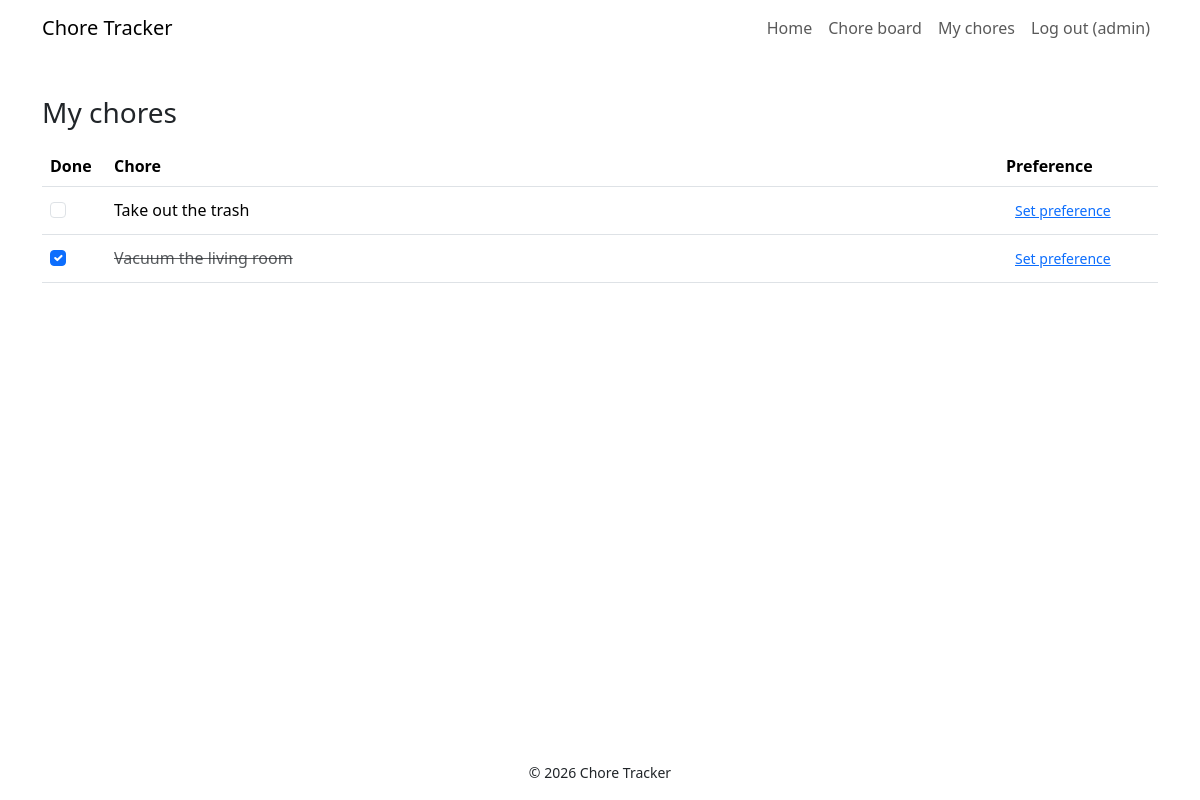
Before: /mychores (signed in) with the older database file.
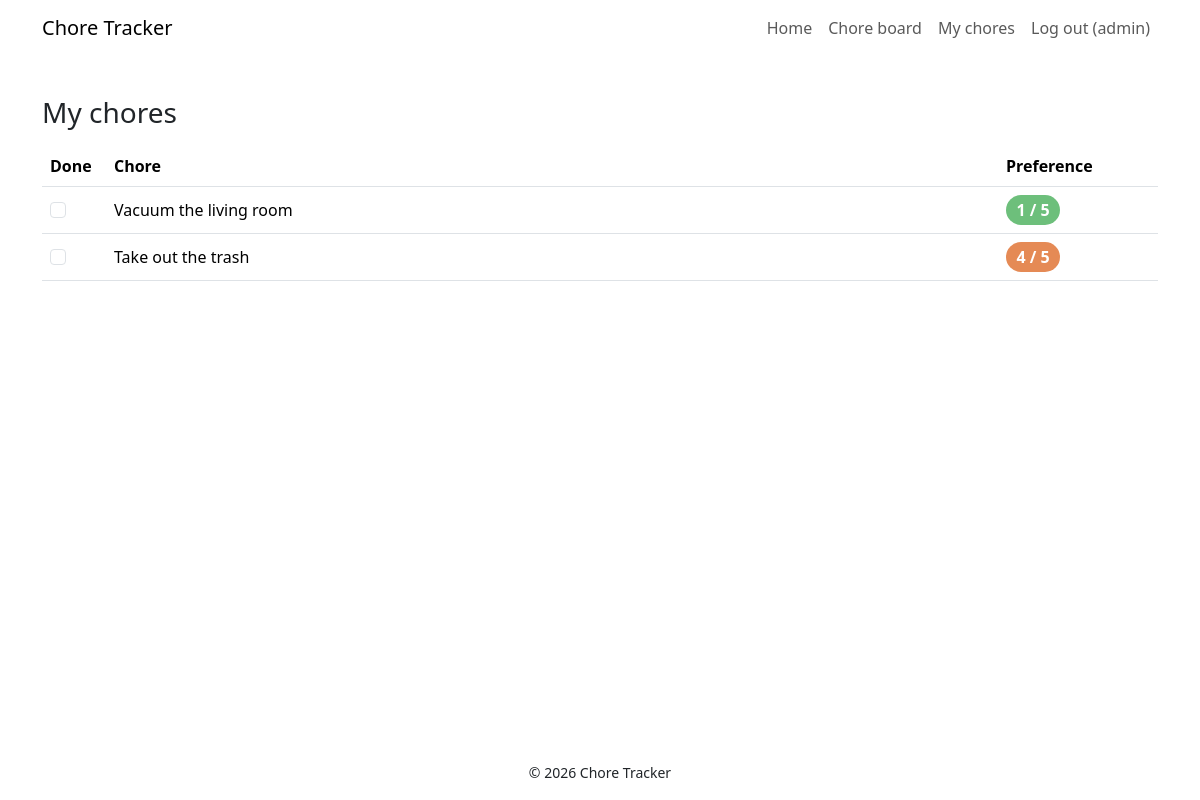
After: the same page with the newer database file.
### app.py (models this page shows)
class Chore(db.Model):
    id = db.Column(db.Integer, primary_key=True)
    title = db.Column(db.String(100), nullable=False)
    done = db.Column(db.Boolean, default=False, nullable=False)
    assignee_id = db.Column(db.Integer, db.ForeignKey("user.id"), nullable=True)
    assignee = db.relationship("User")

### app.py (the view)
@app.route("/mychores")
@login_required
def mychores():
    mine = (Chore.query.filter_by(assignee_id=session["user_id"])
            .order_by(Chore.done, Chore.id).all())  # unfinished first
    preferences = {
        preference.chore_id: preference.dislike
        for preference in Preference.query.filter_by(user_id=session["user_id"]).all()
    }
    return render_template("mychores.html", chores=mine, preferences=preferences)

### app.py (called while the page is built)
@app.context_processor
def inject_globals():
    return {"app_name": APP_NAME}

def login_required(view):
    @wraps(view)
    def wrapped(*args, **kwargs):
        if "user_id" not in session:
            flash("Please log in to see your chores.", "warning")
            return redirect(url_for("login"))
        return view(*args, **kwargs)
    return wrapped

### templates/mychores.html (shortened to what this page needs)
{% extends "base.html" %}
{% block content %}
<div class="container py-4">
  <h1 class="h3 mb-3">My chores</h1>
  {% if chores %}
    <table class="table align-middle">
      <thead>
        <tr>
          <th scope="col" style="width: 4rem">Done</th>
          <th scope="col">Chore</th>
          <th scope="col" style="width: 10rem">Preference</th>
        </tr>
      </thead>
      <tbody>
        {% for chore in chores %}
        <tr>
          <td>
            <input class="form-check-input done-toggle" type="checkbox"
                   id="done-{{ chore.id }}" data-id="{{ chore.id }}" {{ 'checked' if chore.done }}>
          </td>
          <td>
            <button class="chore-preference-button preference-open {{ 'text-decoration-line-through text-muted' if chore.done }}"
                    type="button" data-bs-toggle="modal" data-bs-target="#preferenceModal"
                    data-chore-id="{{ chore.id }}" data-chore-title="{{ chore.title }}"
                    data-dislike="{{ preferences.get(chore.id, 3) }}">
              {{ chore.title }}
            </button>
          </td>
          <td>
            {% set dislike = preferences.get(chore.id) %}
            {% if dislike %}
              <button class="preference-value preference-color-{{ dislike }} preference-open"
                      type="button" data-bs-toggle="modal" data-bs-target="#preferenceModal"
                      data-chore-id="{{ chore.id }}" data-chore-title="{{ chore.title }}"
                      data-dislike="{{ dislike }}" aria-label="Rate dislike for {{ chore.title }}">
                {{ dislike }} / 5
              </button>
            {% else %}
              <button class="btn btn-link btn-sm preference-open" type="button"
                      data-bs-toggle="modal" data-bs-target="#preferenceModal"
                      data-chore-id="{{ chore.id }}" data-chore-title="{{ chore.title }}"
                      data-dislike="3">Set preference</button>
            {% endif %}
          </td>
        </tr>
        {% endfor %}
      </tbody>
    </table>
  {% else %}
    <p>No chores assigned to you yet. Grab one from the <a href="{{ url_for('chores') }}">chore board</a>.</p>
  {% endif %}
</div>
{% endblock %}

### templates/base.html (shortened to what this page needs)
<!DOCTYPE html>
<html lang="en">
<head>
    <link href="https://cdn.jsdelivr.net/npm/bootstrap@5.3.3/dist/css/bootstrap.min.css" rel="stylesheet">
    <link rel="stylesheet" href="{{ url_for('static', filename='my_style.css') }}">
</head>
<body class="d-flex flex-column min-vh-100">
<nav class="navbar navbar-expand-sm site-nav">
    <div class="container">
        <a class="navbar-brand" href="{{ url_for('index') }}">{{ app_name }}</a>
        <div class="collapse navbar-collapse" id="mainNav">
            <ul class="navbar-nav ms-auto align-items-sm-center">
                <li class="nav-item"><a class="nav-link" href="{{ url_for('index') }}">Home</a></li>
                {% if session.get('user_id') %}
                    <li class="nav-item"><a class="nav-link" href="{{ url_for('chores') }}">Chore board</a></li>
                    <li class="nav-item"><a class="nav-link" href="{{ url_for('mychores') }}">My chores</a></li>
                    <li class="nav-item"><a class="nav-link" href="{{ url_for('logout') }}">Log out ({{ session['username'] }})</a></li>
                {% else %}
                    <li class="nav-item"><a class="nav-link" href="{{ url_for('login') }}">Log in</a></li>
                {% endif %}
            </ul>
        </div>
    </div>
</nav>
<main class="flex-grow-1">
    {% block content %}{% endblock %}
</main>
<footer class="site-footer text-center py-3">
    <small>&copy; 2026 {{ app_name }}</small>
</footer>
</body>
</html>

### static/my_style.css (style rules this page uses)
.chore-preference-button { border: 0; background: transparent; padding: 0; color: inherit; cursor: pointer; text-align: left; }
.preference-value { border: 0; border-radius: 999px; color: #fff; font-weight: 700; padding: .2rem .65rem; }
.preference-color-1 { background-color: #6dbf7b; }
.preference-color-4 { background-color: #e58a55; }

Changed rows visible on the page:
changed Chore "Vacuum the living room": id "☑" → "☐"; done True → False (drawn); assignee (not shown) → "1"; text "Set preference" → "/ 5"; moves up the list
shown differently, row unchanged: Chore "Take out the trash": id (not shown) → "4"; text "Set preference" → "/ 5"
